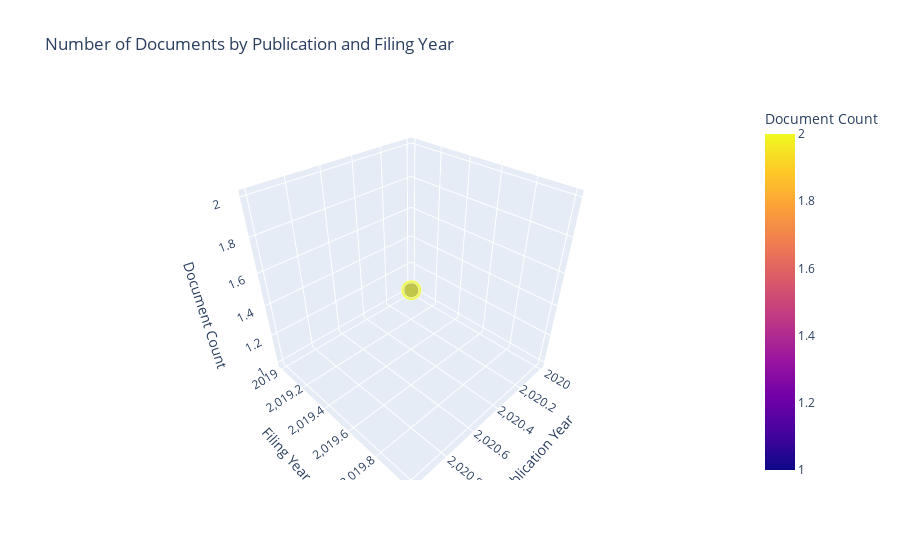

Here is the notebook cell this chart was saved with:
### Code cell
documents_by_dates.columns = ['Publication Year', 'Filing Year', 'Document Count']

fig = px.scatter_3d(documents_by_dates, x='Publication Year', y='Filing Year', z='Document Count',
                    color='Document Count', size='Document Count', size_max=20,
                    title='Number of Documents by Publication and Filing Year')

fig.show()

### Figure 1 — Plotly figure (JSON) as saved in the notebook; plotly's stock layout.template omitted (floating-point values rounded to 4 significant figures)
{"data": [{"hovertemplate": "Publication Year=%{x}<br>Filing Year=%{y}<br>Document Count=%{marker.color}<extra></extra>", "legendgroup": "", "marker": {"color": [1, 2], "coloraxis": "coloraxis", "size": [1, 2], "sizemode": "area", "sizeref": 0.005, "symbol": "circle"}, "mode": "markers", "name": "", "scene": "scene", "showlegend": false, "type": "scatter3d", "x": [2020, 2021], "y": [2019, 2020], "z": [1, 2]}], "layout": {"coloraxis": {"colorbar": {"title": {"text": "Document Count"}}, "colorscale": [[0, "#0d0887"], [0.1111, "#46039f"], [0.2222, "#7201a8"], [0.3333, "#9c179e"], [0.4444, "#bd3786"], [0.5556, "#d8576b"], [0.6667, "#ed7953"], [0.7778, "#fb9f3a"], [0.8889, "#fdca26"], [1, "#f0f921"]]}, "legend": {"itemsizing": "constant", "tracegroupgap": 0}, "scene": {"domain": {"x": [0, 1], "y": [0, 1]}, "xaxis": {"title": {"text": "Publication Year"}}, "yaxis": {"title": {"text": "Filing Year"}}, "zaxis": {"title": {"text": "Document Count"}}}, "title": {"text": "Number of Documents by Publication and Filing Year"}}}
